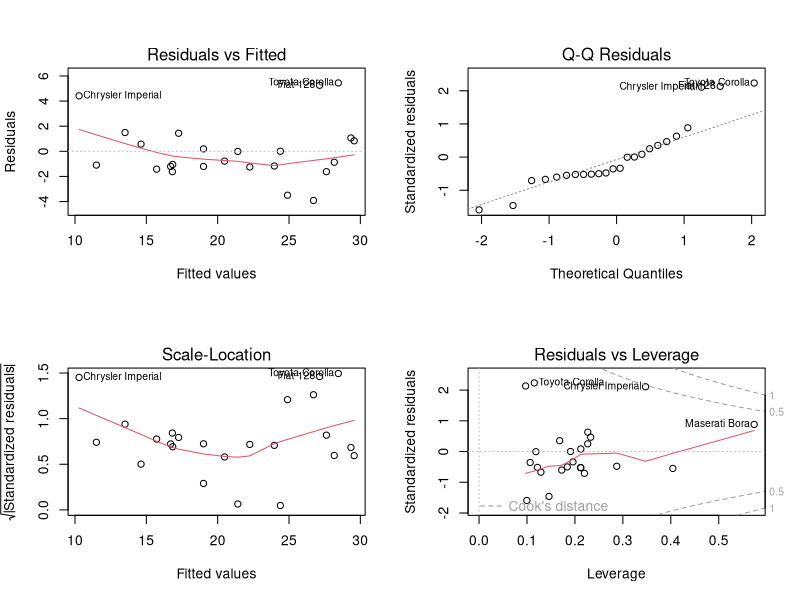

This figure's R source:
# Machine Learning: Linear Regression - Comprehensive
# ============================================================

cat("--- 1. Simple Linear Regression (cars) ---\n")
data(cars)
print(head(cars))
print(summary(cars))

model <- lm(dist ~ speed, data = cars)
print(summary(model))
cat("Coefficients:", coef(model), "\n")
cat("R-squared:", summary(model)$r.squared, "\n")
cat("Adjusted R-squared:", summary(model)$adj.r.squared, "\n")

# Manual calculation check
x <- cars$speed; y <- cars$dist
slope <- cov(x, y) / var(x)
intercept <- mean(y) - slope * mean(x)
cat("Manual slope:", slope, " intercept:", intercept, "\n")

# Prediction
new_speeds <- data.frame(speed = c(10, 15, 20, 25))
pred <- predict(model, newdata = new_speeds, interval = "confidence")
print(pred)
pred2 <- predict(model, newdata = new_speeds, interval = "prediction")
print(pred2)

cat("\n--- 2. Multiple Linear Regression (mtcars) ---\n")
data(mtcars)
print(head(mtcars))

# Train/test split
set.seed(123)
n <- nrow(mtcars)
idx <- sample(1:n, size = floor(0.75 * n))
train <- mtcars[idx, ]
test <- mtcars[-idx, ]

model_multi <- lm(mpg ~ wt + hp + disp + cyl, data = train)
print(summary(model_multi))

# Predictions and metrics
pred_train <- predict(model_multi, newdata = train)
pred_test <- predict(model_multi, newdata = test)

rmse <- function(actual, predicted) sqrt(mean((actual - predicted)^2))
mae <- function(actual, predicted) mean(abs(actual - predicted))
r2 <- function(actual, predicted) cor(actual, predicted)^2

cat("Train RMSE:", rmse(train$mpg, pred_train), "\n")
cat("Test  RMSE:", rmse(test$mpg, pred_test), "\n")
cat("Train R2  :", r2(train$mpg, pred_train), "\n")
cat("Test  R2  :", r2(test$mpg, pred_test), "\n")

# Residual analysis
png("ml_linear_residuals.png", width = 800, height = 600)
par(mfrow = c(2, 2))
plot(model_multi)
par(mfrow = c(1, 1))
dev.off()
cat("Saved ml_linear_residuals.png\n")

cat("\n--- 3. Feature selection ---\n")
full_model <- lm(mpg ~ ., data = train)
print(summary(full_model))
# Stepwise AIC
step_model <- step(full_model, direction = "both", trace = FALSE)
print(summary(step_model))
cat("Selected formula:", deparse(formula(step_model)), "\n")

# Compare models via ANOVA
print(anova(model_multi, step_model))

cat("\n--- 4. Regularization concept (manual ridge-like) ---\n")
# Without glmnet, show correlation and VIF concept
print(cor(train[, c("wt", "hp", "disp", "cyl")]))
# Variance Inflation Factor (if car package available)
if (requireNamespace("car", quietly = TRUE)) {
  print(car::vif(model_multi))
} else {
  cat("Install 'car' package for VIF: install.packages('car')\n")
  # Manual VIF for wt: 1/(1-R2 of wt ~ other predictors)
  vif_wt_model <- lm(wt ~ hp + disp + cyl, data = train)
  vif_wt <- 1 / (1 - summary(vif_wt_model)$r.squared)
  cat("Manual VIF for wt:", vif_wt, "\n")
}

cat("\n--- 5. Polynomial features ---\n")
model_poly <- lm(mpg ~ wt + I(wt^2) + hp, data = train)
print(summary(model_poly))
cat("Poly Train R2:", r2(train$mpg, predict(model_poly, train)), "\n")
cat("Poly Test  R2:", r2(test$mpg, predict(model_poly, test)), "\n")

cat("\n--- 6. Cross-validation (k-fold manual) ---\n")
k <- 5
set.seed(42)
folds <- sample(rep(1:k, length.out = nrow(mtcars)))
cv_rmse <- numeric(k)
for (i in 1:k) {
  cv_train <- mtcars[folds != i, ]
  cv_test <- mtcars[folds == i, ]
  cv_model <- lm(mpg ~ wt + hp, data = cv_train)
  cv_pred <- predict(cv_model, newdata = cv_test)
  cv_rmse[i] <- rmse(cv_test$mpg, cv_pred)
  cat("Fold", i, "RMSE:", cv_rmse[i], "\n")
}
cat("Mean CV RMSE:", mean(cv_rmse), " SD:", sd(cv_rmse), "\n")

cat("\n--- Done: Linear Regression ---\n")
